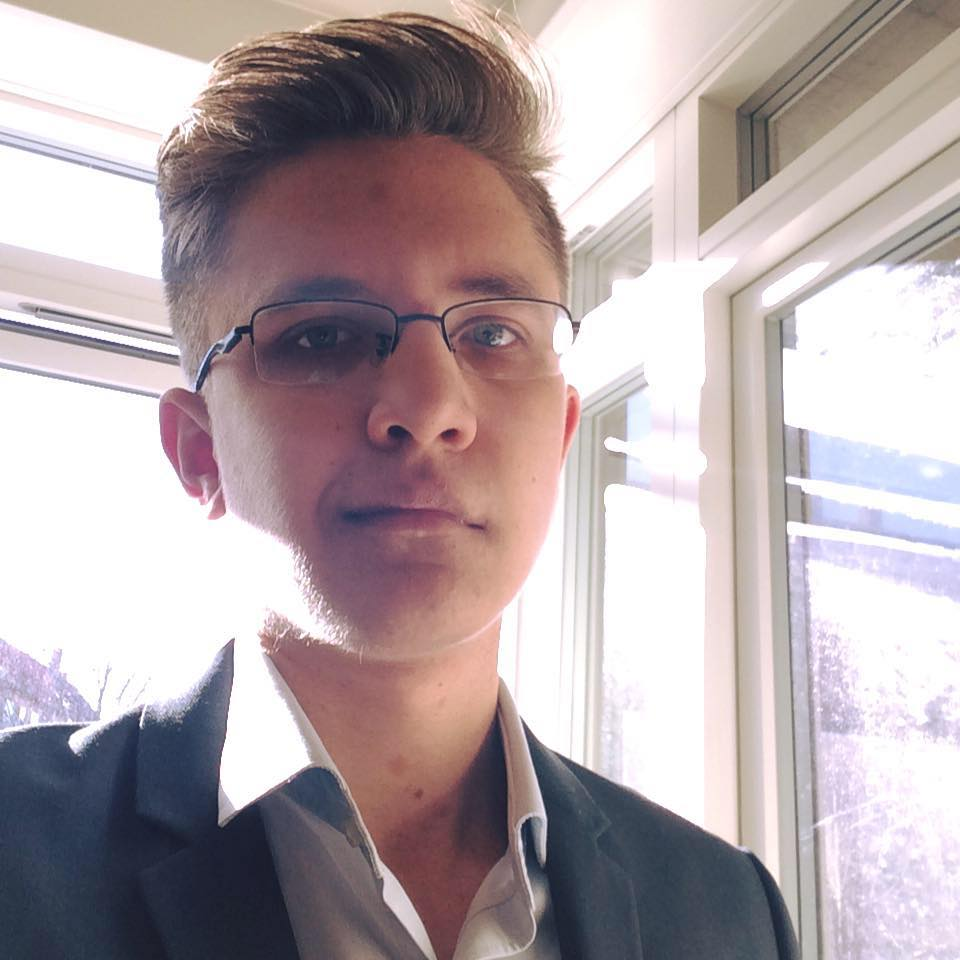
#> input picture Michael/23 - openCV/michael.jpg, 960 x 960 px
$ python cornorDetection.py
#> lines starting #> are read from the running program, lines starting #| are printed output that depends on the picture; after the words box and inside, x2 and y2 are one past the last pixel; in counts of white or black regions, pixels touching at a corner belong together
from __future__ import print_function
import cv2 as cv
import numpy as np
import argparse
import random as rng
source_window = 'Image'
maxTrackbar = 800
rng.seed(12345)
def goodFeaturesToTrack_Demo(val):
    maxCorners = max(val, 1)
    # Parameters for Shi-Tomasi algorithm
    qualityLevel = 0.01
    minDistance = 10
    blockSize = 3
    gradientSize = 3
    useHarrisDetector = False
    k = 0.04
    # Copy the source image
    copy = np.copy(src)
    # Apply corner detection
    corners = cv.goodFeaturesToTrack(src_gray, maxCorners, qualityLevel, minDistance, None, \
        blockSize=blockSize, gradientSize=gradientSize, useHarrisDetector=useHarrisDetector, k=k)
    # Draw corners detected
    print('** Number of corners detected:', corners.shape[0])
    radius = 4
    for i in range(corners.shape[0]):
        cv.circle(copy, (corners[i,0,0], corners[i,0,1]), radius, (rng.randint(0,256), rng.randint(0,256), rng.randint(0,256)), cv.FILLED)
    # Show what you got
    cv.namedWindow(source_window)
    cv.imshow(source_window, copy)
# Load source image and convert it to gray
parser = argparse.ArgumentParser(description='Code for Shi-Tomasi corner detector tutorial.')
parser.add_argument('--input', help='Path to input image.', default='michael.jpg')
args = parser.parse_args()
src = cv.imread(cv.samples.findFile(args.input))
#> src is the input picture: shape (960, 960, 3); mean B, G, R 169.3, 166.3, 179.3
if src is None:
    print('Could not open or find the image:', args.input)
    exit(0)
src_gray = cv.cvtColor(src, cv.COLOR_BGR2GRAY)
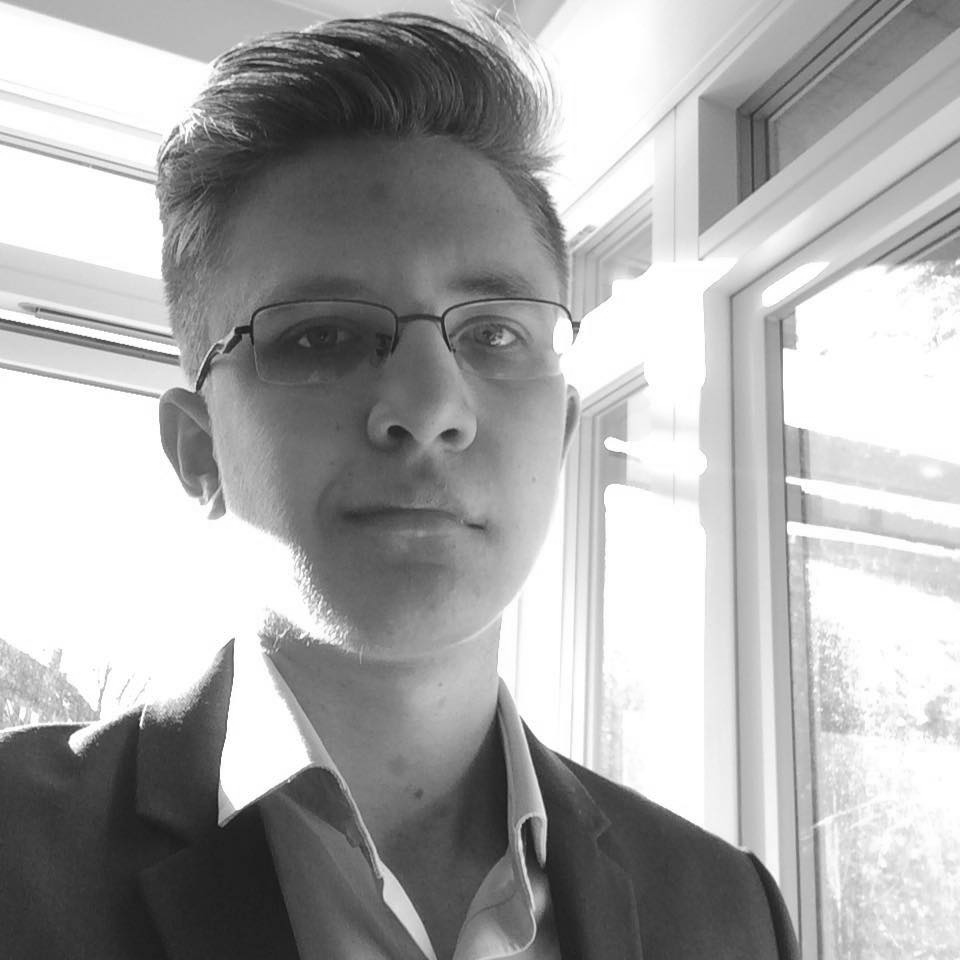
#> src_gray: shape (960, 960); min 19, max 255, mean 170.5
# Create a window and a trackbar
cv.namedWindow(source_window)
maxCorners = 23 # initial threshold
cv.createTrackbar('Threshold: ', source_window, maxCorners, maxTrackbar, goodFeaturesToTrack_Demo)
cv.imshow(source_window, src)
goodFeaturesToTrack_Demo(maxCorners)
#> in goodFeaturesToTrack_Demo, `corners = cv.goodFeaturesToTrack(src_gray, maxCorners, qualityLevel, m..`: corners = 23 rows, first 8: [233, 639], [288, 781], [185, 143], [579, 322], [75, 752], [141, 726], [178, 126], [308, 578]
#| ** Number of corners detected: 23
#> after the loop in goodFeaturesToTrack_Demo, `for i in range(corners.shape[0]):`:
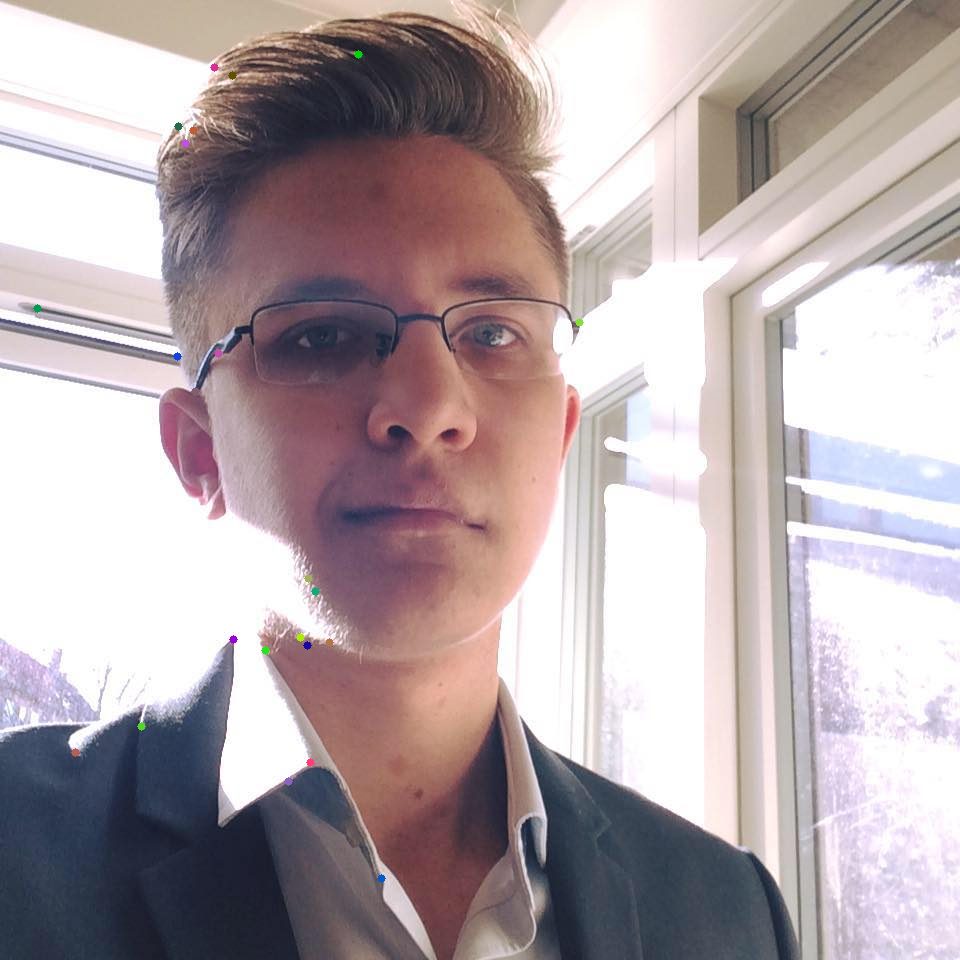
#> copy: shape (960, 960, 3); 0.12% of pixels changed, all inside (x1, y1, x2, y2) = (33, 50, 584, 883)
cv.waitKey()

$ run again, with Michael/23 - openCV/unknown.png saved as Michael/23 - openCV/michael.jpg
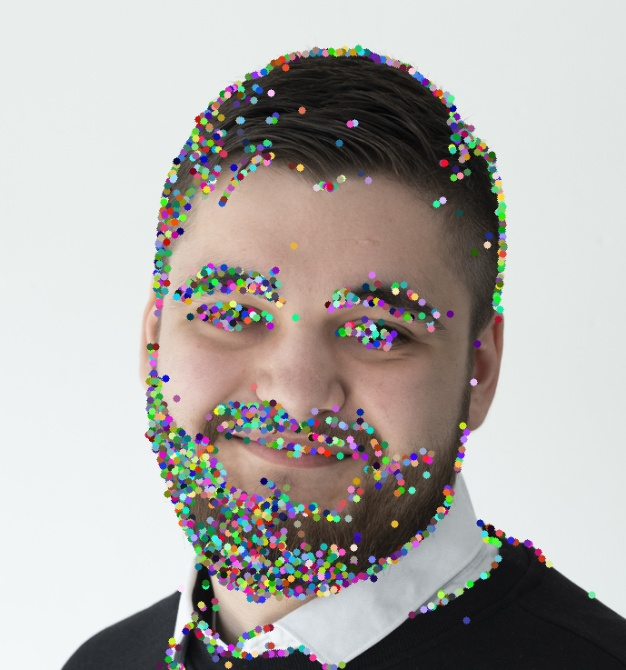
#> input picture Michael/23 - openCV/unknown.png, 626 x 670 px
#> src is the input picture: shape (670, 626, 3); mean B, G, R 167.6, 170.6, 174.3
#> `src_gray = cv.cvtColor(src, cv.COLOR_BGR2GRAY)`:
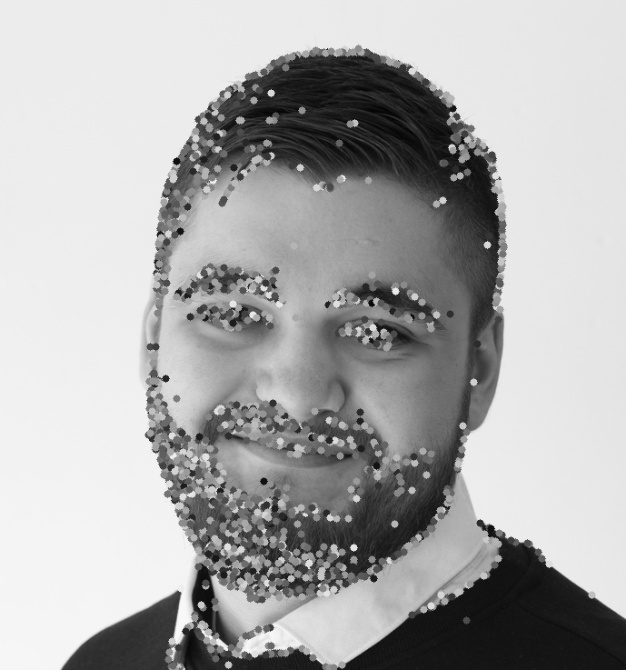
#> src_gray: shape (670, 626); min 3, max 253, mean 171.5
#> corners = 23 rows, first 8: [370, 339], [318, 586], [227, 649], [155, 269], [270, 153], [196, 123], [450, 112], [499, 178]
#| ** Number of corners detected: 23
#> after the loop in goodFeaturesToTrack_Demo, `for i in range(corners.shape[0]):`:
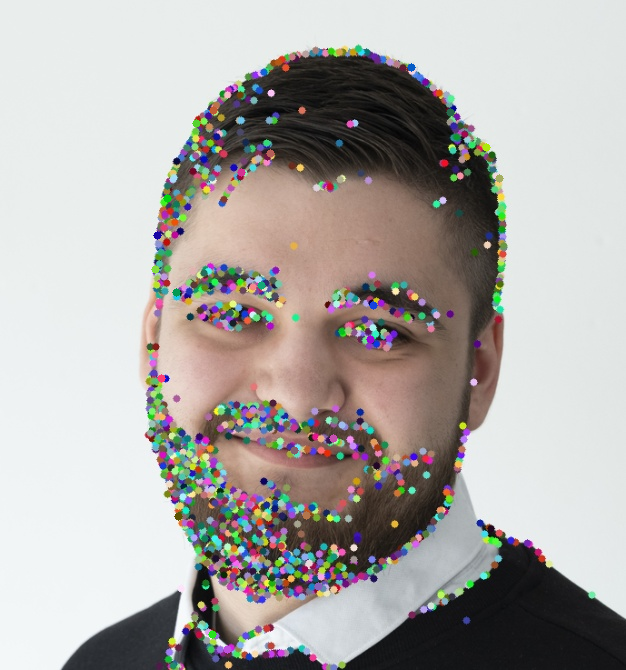
#> copy: shape (670, 626, 3); 0.27% of pixels changed, all inside (x1, y1, x2, y2) = (151, 63, 504, 654)
